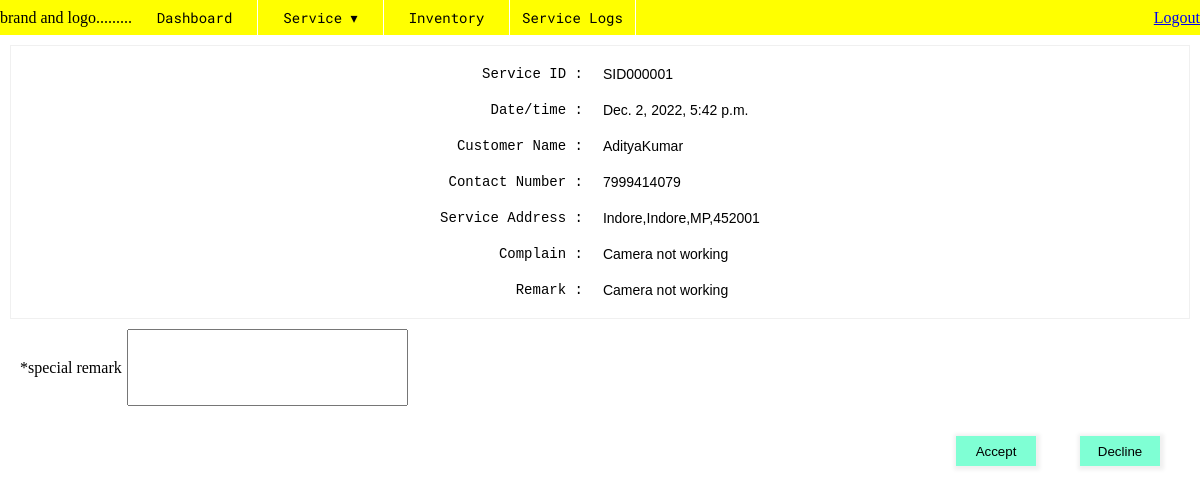
Page /main/tbc/SID000001/ (signed in) on the committed database.
### main/models.py (models this page shows, shortened)
class Service(models.Model):
    STATUS_CHOICES = (
        ("TBC","To Be Clear"),
        ("TBB","To be Bypass"),
        ("EI","Engineer Inspection"),
        ("PFO","Pending For Outbound"),
        ("PFP","Pending For Payment"),
        ("TBD","To Be Delievered"),
        ("C","Closed"),
    )
    SERVICE_TYPE_CHOICES = (
        ("NYS","Not Yet Set"),
        ("IW","In warranty"),
        ("OW","Out Warranty"),
        ("WSN","Without Serial Nuumber"),
    )
    sid = models.CharField(max_length=10,primary_key=True,null=False,default="")
    customer_id = models.ForeignKey("main.Customer",on_delete=models.SET_NULL,null=True,blank=True)
    complain = models.CharField(max_length=127)
    remark = models.CharField(max_length=255)
    is_determined = models.BooleanField(default=False)
    status = models.CharField(max_length=4,choices=STATUS_CHOICES,default="TBC")
    service_type = models.CharField(max_length=4,choices=SERVICE_TYPE_CHOICES,default="NYS")
    timestamp = models.DateTimeField(auto_now_add=True)
    special_remark = models.CharField(max_length=127)
    number_of_engineer_assigned = models.PositiveIntegerField(default=0)
    can_rollback = models.BooleanField(default=False)

class Customer(models.Model):
    phoneNumberRegex = RegexValidator(regex = r"^\+?1?\d{8,15}$")
    pincodeRegex = RegexValidator(regex = r"^[1-9]{1}[0-9]{2}\s{0,1}[0-9]{3}$")
    nameRegex = RegexValidator(regex = r"^[A-Za-z][A-Za-z0-9_]{7,29}$")
    customer_id = models.CharField(max_length=10,primary_key=True,null=False,default="")
    name = models.CharField(max_length=32)
    contact_number = models.CharField(validators = [phoneNumberRegex], max_length = 16, unique = True)
    alternate_number = models.CharField(validators = [phoneNumberRegex], max_length = 16, unique = True, blank=True, null=True)
    gender = models.CharField(max_length=6,choices=GENDER_CHOICES.choices)
    appelation = models.CharField(max_length=4,choices=APPELETION_CHOICES.choices)
    email_id = models.EmailField(max_length=128)
    address = models.CharField(max_length=128)
    city = models.CharField(max_length=32)
    State = models.CharField(max_length=2,choices=STATE_CHOICES.choices)
    pincode = models.CharField(validators = [pincodeRegex],max_length=7)

### main/views.py (the view, shortened to what this page needs)
# urls.py: path('tbc/<str:sid>/',views.tbc,name='tbc'),
@login_required(login_url='/main/userlogin/')
def tbc(request,sid):
    service = Service.objects.get(sid=sid)
    return render(request,'main/tbc.html',{'service':service})

### main/templates/main/tbc.html (shortened to what this page needs)
{% extends 'base.html' %}
{% load static %}
{% block csslinks %}
<link rel="stylesheet" href="{% static 'css/tbc.css' %}">
{% endblock csslinks %}
{% block content %}
<form action="" method="POST">
    <div class="wrapper">
        <div class="container">
            <table width="100%"  class="info-table">
                <tr>
                    <th> Service ID : </th>
                    <td> {{service.sid}} </td>
                </tr>
                <tr>
                    <th> Date/time : </th>
                    <td> {{service.timestamp}} </td>
                </tr>
                <tr>
                    <th> Customer Name : </th>
                    <td> {{service.customer_id.name}} </td>
                </tr>
                <tr>
                    <th> Contact Number : </th>
                    <td> {{service.customer_id.contact_number}} </td>
                </tr>
                <tr>
                    <th> Service Address : </th>
                    <td> {{service.customer_id.address}},{{service.customer_id.city}},{{service.customer_id.State}},{{service.customer_id.pincode}} </td>
                </tr>
                <tr>
                    <th> Complain : </th>
                    <td> {{service.complain}} </td>
                </tr>
                <tr>
                    <th> Remark : </th>
                    <td> {{service.remark}} </td>
                </tr>
            </table>
        </div>
    </div>
        <div class="container">
            <div class="form-wrapper">
                <label for="specialremark">*special remark</label>
                <textarea name="specialremark" id="specialremark" cols="33" rows="5"></textarea>
            </div>
        </div>
        <div class="button-wrapper">
            <button type="submit" class="btn" name="accept">Accept</button>
            <button type="submit" class="btn" name="decline">Decline</button>
        </div>
</form>
{% endblock content %}

### static/css/navstyle.css (style rules this page uses)
* { padding: 0px; margin: 0px; }

### static/css/utils.css (style rules this page uses)
:root { --main-bg-color:brown; --font1: 'roboto ',sans-serif; --font2: 'poppins',sans-serif; --notofont: 'noto sans',roboto; --robotomonofont: 'roboto mono',sans-serif; }
.container { margin:10px }
.info-table { border-collapse: collapse; border-radius: 4px; }
.info-table th { text-align: right; font-family: monospace; font-size: 14px; padding: 10px; }
.info-table td { padding: 5px; font-family: Arial, Helvetica, sans-serif; font-size: 14px; padding: 10px; }
.info-table tr { border-radius: 4px; }

### static/css/style.css (style rules this page uses)
* { margin: 0px; padding: 0px; }
.form-wrapper { display: block; margin: 5px 10px; }

### static/css/tbc.css (style rules this page uses)
.wrapper { display: flex; justify-content: space-around; border: 1px solid #f0f0f0; margin: 10px; }
.form-wrapper { display: flex; align-items: center; }
textarea { margin: 0px 5px; resize: none; }
.btn { margin: 10px 20px; right:0; height: 30px; border: none; box-shadow:1px 1px 4px 3px #f0f0f0; width: 80px; background-color: aquamarine; cursor: pointer; }
.button-wrapper { position: absolute; right: 10px; margin: 10px; }
th { text-align: right; padding-right: 10px; font-weight: normal; }

### rows in the picture
Service: sid "SID000001", timestamp "Dec. 2, 2022, 5:42 p.m.", customer_id.name "AdityaKumar", customer_id.contact_number "7999414079", customer_id.address "Indore", customer_id.city "Indore", customer_id.State "MP", customer_id.pincode "452001", complain "Camera not working", remark "Camera not working"
